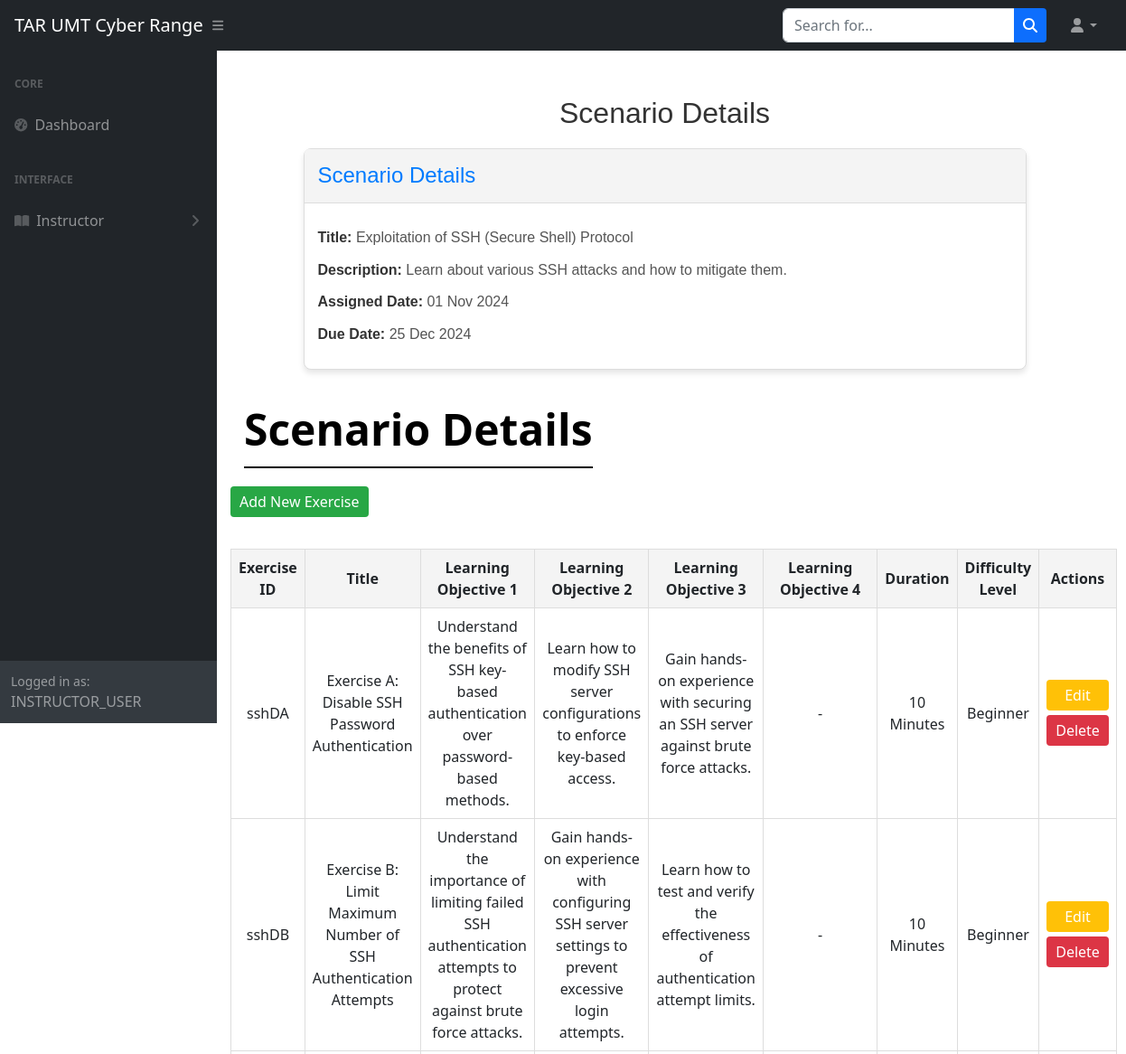
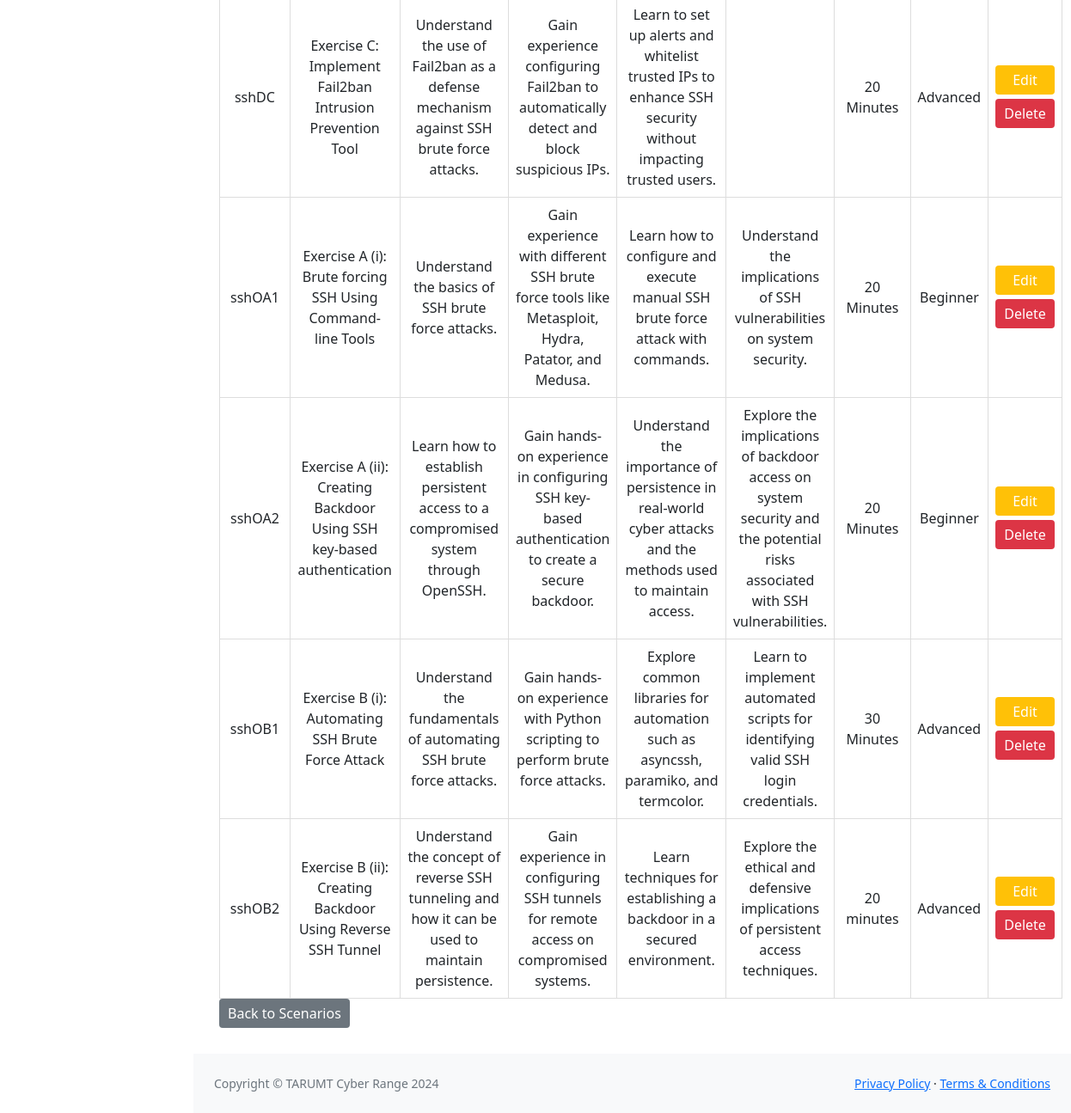
The app's page /instructor-dashboard/viewScenario.php?scenario_id=1 (signed in) with its own data (2 pictures, top to bottom).
### tables this page shows
CREATE TABLE `scenario` (
  `scenario_id` int(11) NOT NULL,
  `title` varchar(255) NOT NULL,
  `description` text DEFAULT NULL,
  `instructor_id` int(11) DEFAULT NULL,
  `assigned_date` date NOT NULL DEFAULT curdate(),
  `due_date` date NOT NULL,
  `deleted_at` date NOT NULL
);

CREATE TABLE `exercise` (
  `exercise_id` varchar(10) NOT NULL,
  `title` varchar(255) NOT NULL,
  `learningObj_1` varchar(255) NOT NULL,
  `learningObj_2` varchar(255) NOT NULL,
  `learningObj_3` varchar(255) NOT NULL,
  `learningObj_4` varchar(255) NOT NULL,
  `scenarioQues` mediumtext NOT NULL,
  `question` mediumtext DEFAULT NULL,
  `duration` varchar(50) NOT NULL,
  `exerciseType` varchar(30) NOT NULL,
  `difficulty_level` varchar(30) NOT NULL,
  `hints` mediumtext NOT NULL,
  `exerciseOrder` int(10) NOT NULL,
  `link` varchar(50) NOT NULL,
  `scenario_id` int(11) DEFAULT NULL
);

### instructor-dashboard/viewScenario.php (the view, shortened to what this page needs)
<?php
$titleName = "Scenario Details";
include '../connection.php';
include '../header_footer/header_instructor.php';
if (isset($_GET['scenario_id'])) {
    $scenario_id = $_GET['scenario_id'];
    $scenarioQuery = "SELECT * FROM scenario WHERE scenario_id = ?";
    $stmt = $conn->prepare($scenarioQuery);
    $stmt->bind_param("i", $scenario_id);
    $stmt->execute();
    $scenarioResult = $stmt->get_result();
    $scenario = $scenarioResult->fetch_assoc();
    $exerciseQuery = "SELECT * FROM exercise WHERE scenario_id = ?";
    $stmt = $conn->prepare($exerciseQuery);
    $stmt->bind_param("i", $scenario_id);
    $stmt->execute();
    $exerciseResult = $stmt->get_result();
} else {
    echo "<script>alert('No scenario selected.'); window.location.href='scenarioManagement.php';</script>";
    exit;
}
?>
<!DOCTYPE html>
<html lang="en">
<head>
    <link href="../css/styles.css" rel="stylesheet" />
    <link href="https://cdn.jsdelivr.net/npm/simple-datatables@7.1.2/dist/style.min.css" rel="stylesheet" />
</head>
<body>
    <div class="mainContent">
        <div class="scenario-details-card">
            <h1 class="title"><?php echo $titleName; ?></h1>
            <?php if ($scenario): ?>
                <div class="card">
                    <div class="card-header">
                        <h2>Scenario Details</h2>
                    </div>
                    <div class="card-body">
                        <p><strong>Title:</strong> <?php echo $scenario['title']; ?></p>
                        <p><strong>Description:</strong> <?php echo $scenario['description']; ?></p>
                        <p><strong>Assigned Date:</strong> <?php echo date("d M Y", strtotime($scenario['assigned_date'])); ?></p>
                        <p><strong>Due Date:</strong> <?php echo date("d M Y", strtotime($scenario['due_date'])); ?></p>
                    </div>
                </div>
            <?php else: ?>
                <p>Scenario not found.</p>
            <?php endif; ?>
        </div>
        <div class="page-title">
            <span><?php echo $titleName; ?></span>
        </div>
        <a href="addExercise.php?scenario_id=<?php echo $scenario_id; ?>" class="btn btn-add">Add New Exercise</a>
        <table>
            <thead>
                <tr>
                    <th>Exercise ID</th>
                    <th>Title</th>
                    <th>Learning Objective 1</th>
                    <th>Learning Objective 2</th>
                    <th>Learning Objective 3</th>
                    <th>Learning Objective 4</th>
                    <th>Duration</th>
                    <th>Difficulty Level</th>
                    <th>Actions</th>
                </tr>
            </thead>
            <tbody>
                <?php if ($exerciseResult->num_rows > 0): ?>
                    <?php while ($exercise = $exerciseResult->fetch_assoc()): ?>
                        <tr>
                            <td><?php echo $exercise['exercise_id']; ?></td>
                            <td><?php echo $exercise['title']; ?></td>
                            <td><?php echo $exercise['learningObj_1']; ?></td>
                            <td><?php echo $exercise['learningObj_2']; ?></td>
                            <td><?php echo $exercise['learningObj_3']; ?></td>
                            <td><?php echo $exercise['learningObj_4']; ?></td>
                            <td><?php echo $exercise['duration']; ?></td>
                            <td><?php echo $exercise['difficulty_level']; ?></td>
                            <td>
    <div style="display: flex; flex-direction: column; gap: 5px;">
        <a href="editExercise.php?exercise_id=<?php echo $exercise['exercise_id']; ?>" class="btn btn-edit">Edit</a>
        <button class="btn btn-delete" onclick="deleteExercise('<?php echo $exercise['exercise_id']; ?>')">Delete</button>
    </div>
</td>
                        </tr>
                    <?php endwhile; ?>
                <?php else: ?>
                    <tr>
                        <td colspan="9">No exercises found for this scenario.</td>
                    </tr>
                <?php endif; ?>
            </tbody>
        </table>
        <a href="scenarioManagement.php" class="btn btn-back">Back to Scenarios</a>
    </div>
</body>
<?php include '../header_footer/footer.php' ?>
</html>

### instructor-dashboard/viewScenario.php (style rules this page uses)
.mainContent { padding: 30px 30px; }
.scenario-details-card { max-width: 800px; margin: 20px auto; font-family: Arial, sans-serif; }
.title { text-align: center; font-size: 2rem; color: #333; margin-bottom: 20px; }
.card { border: 1px solid #ddd; border-radius: 8px; box-shadow: 0 4px 6px rgba(0, 0, 0, 0.1); background-color: #fff; }
.card-header { background-color: #f4f4f4; border-bottom: 1px solid #ddd; padding: 15px; border-radius: 8px 8px 0 0; }
.card-header h2 { margin: 0; font-size: 1.5rem; color: #007bff; }
.card-body { padding: 15px; line-height: 1.6; color: #555; }
.card-body p { margin: 10px 0; }
.card-body strong { color: #333; }
table { width: 100%; border-collapse: collapse; margin-top: 20px; }
th, td { border: 1px solid #ddd; padding: 8px; text-align: center; }
th { background-color: #f4f4f4; }
.btn { padding: 5px 10px; border: none; border-radius: 4px; cursor: pointer; }
.btn-add { background-color: #28a745; color: white; margin-bottom: 15px; }
.btn-back { background-color: #6c757d; color: white; }
.btn-edit { background-color: #ffc107; color: white; }
.btn-delete { background-color: #dc3545; color: white; }
.page-title { font-size: 3rem; font-weight: bold; margin-bottom: 10px; padding: 10px 15px; }
.page-title span { display: inline-block; color: #000000; border-bottom: 2px solid #000000; padding-bottom: 5px; }

### records on screen
scenario: title "Exploitation of SSH (Secure Shell) Protocol", description "Learn about various SSH attacks and how to mitigate them.", assigned_date "01 Nov 2024", due_date "25 Dec 2024"
exercise: exercise_id "sshDA", title "Exercise A: Disable SSH Password Authentication", learningObj_1 "Understand the benefits of SSH key-based authentication over password-based methods.", learningObj_2 "Learn how to modify SSH server configurations to enforce key-based access.", learningObj_3 "Gain hands-on experience with securing an SSH server against brute force attacks.", learningObj_4 "-", duration "10 Minutes", difficulty_level "Beginner"
exercise: exercise_id "sshDB", title "Exercise B: Limit Maximum Number of SSH Authentication Attempts", learningObj_1 "Understand the importance of limiting failed SSH authentication attempts to protect against brute force attacks.", learningObj_2 "Gain hands-on experience with configuring SSH server settings to prevent excessive login attempts.", learningObj_3 "Learn how to test and verify the effectiveness of authentication attempt limits.", learningObj_4 "-", duration "10 Minutes", difficulty_level "Beginner"
exercise: exercise_id "sshDC", title "Exercise C: Implement Fail2ban Intrusion Prevention Tool", learningObj_1 "Understand the use of Fail2ban as a defense mechanism against SSH brute force attacks.", learningObj_2 "Gain experience configuring Fail2ban to automatically detect and block suspicious IPs.", learningObj_3 "Learn to set up alerts and whitelist trusted IPs to enhance SSH security without impacting trusted users.", duration "20 Minutes", difficulty_level "Advanced"
exercise: exercise_id "sshOA1", title "Exercise A (i): Brute forcing SSH Using Command-line Tools", learningObj_1 "Understand the basics of SSH brute force attacks.", learningObj_2 "Gain experience with different SSH brute force tools like Metasploit, Hydra, Patator, and Medusa.", learningObj_3 "Learn how to configure and execute manual SSH brute force attack with commands.", learningObj_4 "Understand the implications of SSH vulnerabilities on system security.", duration "20 Minutes", difficulty_level "Beginner"
exercise: exercise_id "sshOA2", title "Exercise A (ii): Creating Backdoor Using SSH key-based authentication", learningObj_1 "Learn how to establish persistent access to a compromised system through OpenSSH.", learningObj_2 "Gain hands-on experience in configuring SSH key-based authentication to create a secure backdoor.", learningObj_3 "Understand the importance of persistence in real-world cyber attacks and the methods used to maintain access.", learningObj_4 "Explore the implications of backdoor access on system security and the potential risks associated with SSH vulnerabilities.", duration "20 Minutes", difficulty_level "Beginner"
exercise: exercise_id "sshOB1", title "Exercise B (i): Automating SSH Brute Force Attack", learningObj_1 "Understand the fundamentals of automating SSH brute force attacks.", learningObj_2 "Gain hands-on experience with Python scripting to perform brute force attacks.", learningObj_3 "Explore common libraries for automation such as asyncssh, paramiko, and termcolor.", learningObj_4 "Learn to implement automated scripts for identifying valid SSH login credentials.", duration "30 Minutes", difficulty_level "Advanced"
exercise: exercise_id "sshOB2", title "Exercise B (ii): Creating Backdoor Using Reverse SSH Tunnel", learningObj_1 "Understand the concept of reverse SSH tunneling and how it can be used to maintain persistence.", learningObj_2 "Gain experience in configuring SSH tunnels for remote access on compromised systems.", learningObj_3 "Learn techniques for establishing a backdoor in a secured environment.", learningObj_4 "Explore the ethical and defensive implications of persistent access techniques.", duration "20 minutes", difficulty_level "Advanced"

### other values on screen
$_SESSION['username'] "INSTRUCTOR_USER"
$titleName "Scenario Details"
